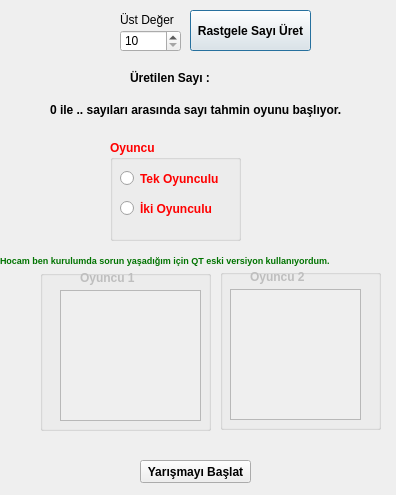
<?xml version="1.0" encoding="UTF-8"?>
<ui version="4.0">
 <class>Dialog</class>
 <widget class="QDialog" name="Dialog">
  <property name="geometry">
   <rect>
    <x>0</x>
    <y>0</y>
    <width>396</width>
    <height>495</height>
   </rect>
  </property>
  <property name="windowTitle">
   <string>Dialog</string>
  </property>
  <widget class="QLabel" name="label">
   <property name="geometry">
    <rect>
     <x>120</x>
     <y>10</y>
     <width>81</width>
     <height>20</height>
    </rect>
   </property>
   <property name="text">
    <string>Üst Değer</string>
   </property>
  </widget>
  <widget class="QSpinBox" name="spinBox">
   <property name="geometry">
    <rect>
     <x>120</x>
     <y>30</y>
     <width>61</width>
     <height>22</height>
    </rect>
   </property>
   <property name="minimum">
    <number>10</number>
   </property>
   <property name="maximum">
    <number>1000</number>
   </property>
  </widget>
  <widget class="QPushButton" name="btn_sayiuret">
   <property name="geometry">
    <rect>
     <x>190</x>
     <y>10</y>
     <width>121</width>
     <height>41</height>
    </rect>
   </property>
   <property name="font">
    <font>
     <weight>75</weight>
     <bold>true</bold>
    </font>
   </property>
   <property name="text">
    <string>Rastgele Sayı Üret</string>
   </property>
  </widget>
  <widget class="QLabel" name="label_uretilensayi">
   <property name="geometry">
    <rect>
     <x>130</x>
     <y>70</y>
     <width>81</width>
     <height>16</height>
    </rect>
   </property>
   <property name="font">
    <font>
     <weight>75</weight>
     <bold>true</bold>
    </font>
   </property>
   <property name="text">
    <string>Üretilen Sayı : </string>
   </property>
  </widget>
  <widget class="QLabel" name="label_bilgi">
   <property name="geometry">
    <rect>
     <x>50</x>
     <y>100</y>
     <width>301</width>
     <height>20</height>
    </rect>
   </property>
   <property name="font">
    <font>
     <weight>75</weight>
     <bold>true</bold>
    </font>
   </property>
   <property name="text">
    <string>0 ile .. sayıları arasında sayı tahmin oyunu başlıyor.</string>
   </property>
  </widget>
  <widget class="QGroupBox" name="groupBox_oyuncu">
   <property name="geometry">
    <rect>
     <x>110</x>
     <y>140</y>
     <width>131</width>
     <height>101</height>
    </rect>
   </property>
   <property name="palette">
    <palette>
     <active>
      <colorrole role="WindowText">
       <brush brushstyle="SolidPattern">
        <color alpha="255">
         <red>255</red>
         <green>0</green>
         <blue>0</blue>
        </color>
       </brush>
      </colorrole>
     </active>
     <inactive>
      <colorrole role="WindowText">
       <brush brushstyle="SolidPattern">
        <color alpha="255">
         <red>255</red>
         <green>0</green>
         <blue>0</blue>
        </color>
       </brush>
      </colorrole>
     </inactive>
     <disabled>
      <colorrole role="WindowText">
       <brush brushstyle="SolidPattern">
        <color alpha="255">
         <red>120</red>
         <green>120</green>
         <blue>120</blue>
        </color>
       </brush>
      </colorrole>
     </disabled>
    </palette>
   </property>
   <property name="font">
    <font>
     <weight>75</weight>
     <bold>true</bold>
    </font>
   </property>
   <property name="title">
    <string>Oyuncu</string>
   </property>
   <widget class="QRadioButton" name="radioButton_tek">
    <property name="geometry">
     <rect>
      <x>10</x>
      <y>30</y>
      <width>101</width>
      <height>17</height>
     </rect>
    </property>
    <property name="text">
     <string>Tek Oyunculu</string>
    </property>
   </widget>
   <widget class="QRadioButton" name="radioButton_iki">
    <property name="geometry">
     <rect>
      <x>10</x>
      <y>60</y>
      <width>101</width>
      <height>17</height>
     </rect>
    </property>
    <property name="text">
     <string>İki Oyunculu</string>
    </property>
   </widget>
  </widget>
  <widget class="QPushButton" name="btn_yarismayibaslat">
   <property name="geometry">
    <rect>
     <x>140</x>
     <y>460</y>
     <width>111</width>
     <height>23</height>
    </rect>
   </property>
   <property name="font">
    <font>
     <weight>75</weight>
     <bold>true</bold>
    </font>
   </property>
   <property name="text">
    <string>Yarışmayı Başlat</string>
   </property>
  </widget>
  <widget class="QGroupBox" name="groupBox_oyuncu1">
   <property name="enabled">
    <bool>false</bool>
   </property>
   <property name="geometry">
    <rect>
     <x>40</x>
     <y>270</y>
     <width>171</width>
     <height>161</height>
    </rect>
   </property>
   <property name="title">
    <string/>
   </property>
   <widget class="QLabel" name="label_4">
    <property name="geometry">
     <rect>
      <x>40</x>
      <y>0</y>
      <width>61</width>
      <height>16</height>
     </rect>
    </property>
    <property name="font">
     <font>
      <weight>75</weight>
      <bold>true</bold>
     </font>
    </property>
    <property name="text">
     <string>Oyuncu 1</string>
    </property>
   </widget>
   <widget class="QListWidget" name="listWidget_oyuncu1">
    <property name="geometry">
     <rect>
      <x>20</x>
      <y>20</y>
      <width>141</width>
      <height>131</height>
     </rect>
    </property>
   </widget>
  </widget>
  <widget class="QGroupBox" name="groupBox_oyuncu2">
   <property name="enabled">
    <bool>false</bool>
   </property>
   <property name="geometry">
    <rect>
     <x>220</x>
     <y>269</y>
     <width>161</width>
     <height>161</height>
    </rect>
   </property>
   <property name="title">
    <string/>
   </property>
   <widget class="QLabel" name="label_5">
    <property name="geometry">
     <rect>
      <x>30</x>
      <y>0</y>
      <width>61</width>
      <height>16</height>
     </rect>
    </property>
    <property name="font">
     <font>
      <weight>75</weight>
      <bold>true</bold>
     </font>
    </property>
    <property name="text">
     <string>Oyuncu 2</string>
    </property>
   </widget>
   <widget class="QListWidget" name="listWidget_oyuncu2">
    <property name="geometry">
     <rect>
      <x>10</x>
      <y>20</y>
      <width>131</width>
      <height>131</height>
     </rect>
    </property>
   </widget>
  </widget>
  <widget class="QLabel" name="label_2">
   <property name="geometry">
    <rect>
     <x>0</x>
     <y>250</y>
     <width>381</width>
     <height>20</height>
    </rect>
   </property>
   <property name="palette">
    <palette>
     <active>
      <colorrole role="WindowText">
       <brush brushstyle="SolidPattern">
        <color alpha="255">
         <red>0</red>
         <green>115</green>
         <blue>0</blue>
        </color>
       </brush>
      </colorrole>
     </active>
     <inactive>
      <colorrole role="WindowText">
       <brush brushstyle="SolidPattern">
        <color alpha="255">
         <red>0</red>
         <green>115</green>
         <blue>0</blue>
        </color>
       </brush>
      </colorrole>
     </inactive>
     <disabled>
      <colorrole role="WindowText">
       <brush brushstyle="SolidPattern">
        <color alpha="255">
         <red>120</red>
         <green>120</green>
         <blue>120</blue>
        </color>
       </brush>
      </colorrole>
     </disabled>
    </palette>
   </property>
   <property name="font">
    <font>
     <pointsize>7</pointsize>
     <weight>75</weight>
     <bold>true</bold>
    </font>
   </property>
   <property name="text">
    <string>Hocam ben kurulumda sorun yaşadığım için QT eski versiyon kullanıyordum.</string>
   </property>
  </widget>
  <widget class="QLabel" name="label_usbilgi">
   <property name="geometry">
    <rect>
     <x>220</x>
     <y>70</y>
     <width>46</width>
     <height>13</height>
    </rect>
   </property>
   <property name="palette">
    <palette>
     <active>
      <colorrole role="WindowText">
       <brush brushstyle="SolidPattern">
        <color alpha="255">
         <red>170</red>
         <green>0</green>
         <blue>0</blue>
        </color>
       </brush>
      </colorrole>
     </active>
     <inactive>
      <colorrole role="WindowText">
       <brush brushstyle="SolidPattern">
        <color alpha="255">
         <red>170</red>
         <green>0</green>
         <blue>0</blue>
        </color>
       </brush>
      </colorrole>
     </inactive>
     <disabled>
      <colorrole role="WindowText">
       <brush brushstyle="SolidPattern">
        <color alpha="255">
         <red>120</red>
         <green>120</green>
         <blue>120</blue>
        </color>
       </brush>
      </colorrole>
     </disabled>
    </palette>
   </property>
   <property name="font">
    <font>
     <pointsize>9</pointsize>
     <weight>75</weight>
     <bold>true</bold>
    </font>
   </property>
   <property name="text">
    <string/>
   </property>
  </widget>
 </widget>
 <layoutdefault spacing="6" margin="11"/>
 <resources/>
 <connections/>
</ui>
